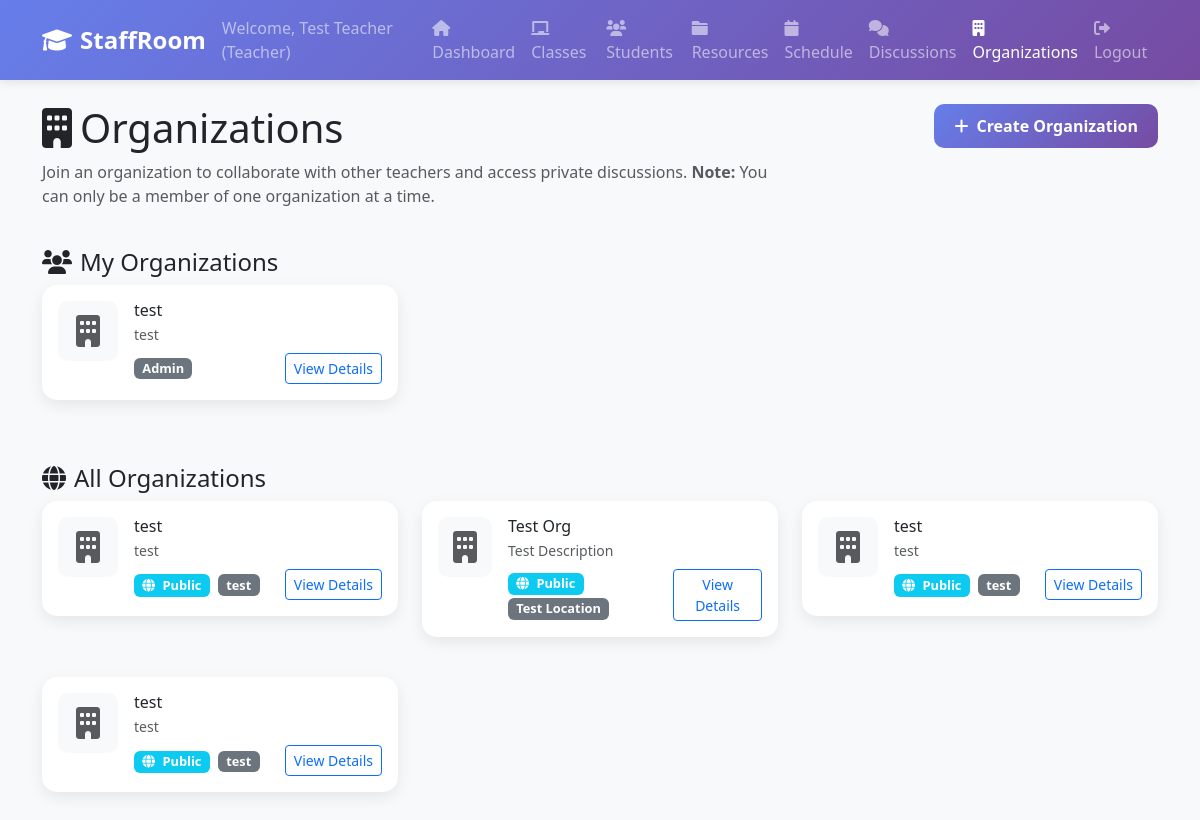
The app's page /organizations (signed in), older data.
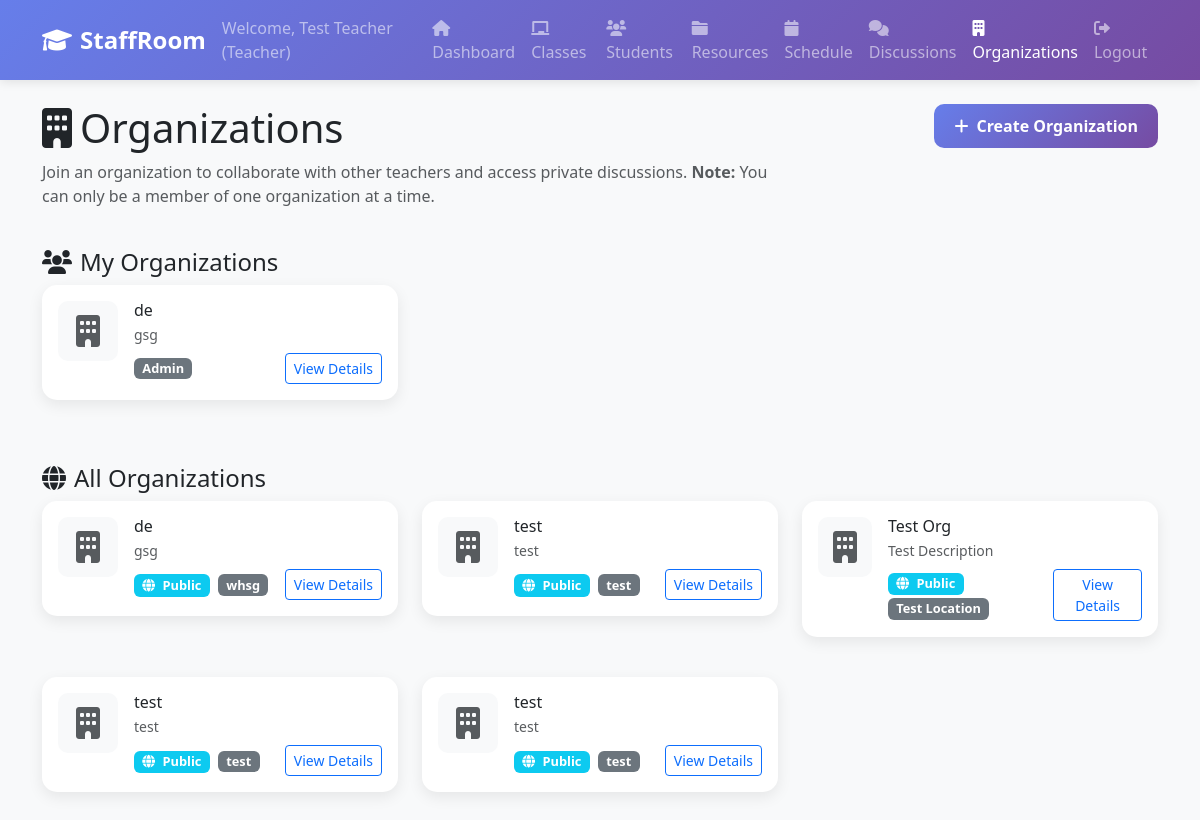
The same page, newer data.
### tables this page shows
CREATE TABLE organization_memberships (
                id INTEGER PRIMARY KEY AUTOINCREMENT,
                organization_id INTEGER NOT NULL,
                user_id INTEGER NOT NULL,
                role TEXT DEFAULT 'member' CHECK (role IN ('admin', 'moderator', 'member')),
                joined_at TIMESTAMP DEFAULT CURRENT_TIMESTAMP,
                FOREIGN KEY (organization_id) REFERENCES organizations (id),
                FOREIGN KEY (user_id) REFERENCES users (id),
                UNIQUE(organization_id, user_id)
            );

CREATE TABLE organizations (
                id INTEGER PRIMARY KEY AUTOINCREMENT,
                name TEXT NOT NULL,
                description TEXT,
                about TEXT,
                location TEXT,
                contact_email TEXT,
                contact_phone TEXT,
                website TEXT,
                logo_filename TEXT,
                logo_path TEXT,
                is_public BOOLEAN DEFAULT 1,
                discussion_privacy TEXT DEFAULT 'public' CHECK (discussion_privacy IN ('public', 'private')),
                created_by INTEGER NOT NULL,
                created_at TIMESTAMP DEFAULT CURRENT_TIMESTAMP,
                updated_at TIMESTAMP DEFAULT CURRENT_TIMESTAMP, banner_filename TEXT, banner_path TEXT,
                FOREIGN KEY (created_by) REFERENCES users (id)
            );

### web_app.py (the view)
@app.route('/organizations')
def organizations():
    if 'user_id' not in session:
        return redirect(url_for('login'))
    organizations = db.get_all_organizations()
    user_organizations = db.get_user_organizations(session['user_id'])
    return render_template('organizations.html',
                         organizations=organizations,
                         user_organizations=user_organizations,
                         can_create_org=session['user_type'] == 'teacher')

### web_app.py (called while the page is built)
    def get_connection(self):
        if self.db_path.startswith('postgresql://'):
            import psycopg2
            from psycopg2.extras import RealDictCursor
            conn = psycopg2.connect(self.db_path, cursor_factory=RealDictCursor)
        else:
            db_file = self.db_path.replace('sqlite:///', '')
            conn = sqlite3.connect(db_file)
            conn.row_factory = sqlite3.Row
        return conn

    def get_all_organizations(self):
        conn = self.get_connection()
        cursor = conn.execute("""
            SELECT o.*, u.first_name, u.last_name
            FROM organizations o
            JOIN users u ON o.created_by = u.id
            ORDER BY o.created_at DESC
        """)
        organizations = [dict(row) for row in cursor.fetchall()]
        conn.close()
        return organizations

    def get_user_organizations(self, user_id):
        conn = self.get_connection()
        cursor = conn.execute("""
            SELECT o.*, om.role, om.joined_at
            FROM organizations o
            JOIN organization_memberships om ON o.id = om.organization_id
            WHERE om.user_id = ?
            ORDER BY om.joined_at DESC
            LIMIT 1
        """, (user_id,))
        result = cursor.fetchone()
        conn.close()
        return [dict(result)] if result else []

### templates/organizations.html (shortened to what this page needs)
{% extends "common/base.html" %}
{% block content %}
        <div class="row mb-4">
            <div class="col-md-8">
                <h1><i class="fas fa-building me-2"></i>Organizations</h1>
                <p class="text-muted">Join an organization to collaborate with other teachers and access private discussions. <strong>Note:</strong> You can only be a member of one organization at a time.</p>
            </div>
            <div class="col-md-4 text-end">
                {% if can_create_org %}
                <button class="btn btn-primary" data-bs-toggle="modal" data-bs-target="#newOrganizationModal">
                    <i class="fas fa-plus me-2"></i>Create Organization
                </button>
                {% endif %}
            </div>
        </div>
        {% if user_organizations %}
        <div class="row mb-4">
            <div class="col-12">
                <h4><i class="fas fa-users me-2"></i>My Organizations</h4>
                <div class="row">
                    {% for org in user_organizations %}
                    <div class="col-md-6 col-lg-4 mb-3">
                        <div class="card organization-card">
                            <div class="card-body">
                                <div class="d-flex align-items-start">
                                    {% if org.logo_filename %}
                                    <img src="/download/{{ org.logo_filename }}" class="organization-logo me-3" alt="Logo">
                                    {% else %}
                                    <div class="organization-logo me-3 bg-light d-flex align-items-center justify-content-center">
                                        <i class="fas fa-building fa-2x text-muted"></i>
                                    </div>
                                    {% endif %}
                                    <div class="flex-grow-1">
                                        <h6 class="card-title mb-1">{{ org.name }}</h6>
                                        <p class="card-text small text-muted mb-2">{{ org.description[:100] }}{% if org.description|length > 100 %}...{% endif %}</p>
                                        <div class="d-flex justify-content-between align-items-center">
                                            <span class="badge bg-secondary privacy-badge">{{ org.role.title() }}</span>
                                            <a href="{{ url_for('organization_detail', org_id=org.id) }}" class="btn btn-sm btn-outline-primary">
                                                View Details
                                            </a>
                                        </div>
                                    </div>
                                </div>
                            </div>
                        </div>
                    </div>
                    {% endfor %}
                </div>
            </div>
        </div>
        {% endif %}
        <div class="row">
            <div class="col-12">
                <h4><i class="fas fa-globe me-2"></i>All Organizations</h4>
                {% if organizations %}
                    <div class="row">
                        {% for org in organizations %}
                        <div class="col-md-6 col-lg-4 mb-3">
                            <div class="card organization-card">
                                <div class="card-body">
                                    <div class="d-flex align-items-start">
                                        {% if org.logo_filename %}
                                        <img src="/download/{{ org.logo_filename }}" class="organization-logo me-3" alt="Logo">
                                        {% else %}
                                        <div class="organization-logo me-3 bg-light d-flex align-items-center justify-content-center">
                                            <i class="fas fa-building fa-2x text-muted"></i>
                                        </div>
                                        {% endif %}
                                        <div class="flex-grow-1">
                                            <h6 class="card-title mb-1">{{ org.name }}</h6>
                                            <p class="card-text small text-muted mb-2">{{ org.description[:100] }}{% if org.description|length > 100 %}...{% endif %}</p>
                                            <div class="d-flex justify-content-between align-items-center">
                                                <div>
                                                    <span class="badge bg-info privacy-badge me-1">
                                                        <i class="fas fa-{% if org.discussion_privacy == 'public' %}globe{% else %}lock{% endif %} me-1"></i>
                                                        {{ org.discussion_privacy.title() }}
                                                    </span>
                                                    <span class="badge bg-secondary privacy-badge">{{ org.location or 'Online' }}</span>
                                                </div>
                                                <a href="{{ url_for('organization_detail', org_id=org.id) }}" class="btn btn-sm btn-outline-primary">
                                                    View Details
                                                </a>
                                            </div>
                                        </div>
                                    </div>
                                </div>
                            </div>
                        </div>
                        {% endfor %}
                    </div>
                {% endif %}
            </div>
        </div>
{% endblock %}

### templates/common/base.html (shortened to what this page needs)
<!DOCTYPE html>
<html lang="en">
<head>
    <link href="https://cdn.jsdelivr.net/npm/bootstrap@5.3.0/dist/css/bootstrap.min.css" rel="stylesheet">
    <link href="https://cdnjs.cloudflare.com/ajax/libs/font-awesome/6.0.0/css/all.min.css" rel="stylesheet">
</head>
<body>
    {% include 'common/header.html' %}
    <div class="container mt-4">
        {% block content %}{% endblock %}
    </div>
</body>
</html>

### templates/common/header.html (shortened to what this page needs)
<nav class="navbar navbar-expand-lg navbar-dark">
    <div class="container">
        <a class="navbar-brand" href="{{ url_for('dashboard') }}">
            <i class="fas fa-graduation-cap me-2"></i>StaffRoom
        </a>
        <div class="navbar-nav ms-auto">
            <span class="navbar-text me-3">
                Welcome, {{ session.first_name }} {{ session.last_name }} ({{ session.user_type.title() }})
            </span>
            <a class="nav-link {% if request.endpoint == 'dashboard' %}active{% endif %}" href="{{ url_for('dashboard') }}">
                <i class="fas fa-home me-1"></i>Dashboard
            </a>
            <a class="nav-link {% if request.endpoint == 'classes' %}active{% endif %}" href="{{ url_for('classes') }}">
                <i class="fas fa-chalkboard me-1"></i>Classes
            </a>
            <a class="nav-link {% if request.endpoint == 'students' %}active{% endif %}" href="{{ url_for('students') }}">
                <i class="fas fa-users me-1"></i>Students
            </a>
            <a class="nav-link {% if request.endpoint == 'resources' %}active{% endif %}" href="{{ url_for('resources') }}">
                <i class="fas fa-folder me-1"></i>Resources
            </a>
            <a class="nav-link {% if request.endpoint == 'schedule' %}active{% endif %}" href="{{ url_for('schedule') }}">
                <i class="fas fa-calendar me-1"></i>Schedule
            </a>
            <a class="nav-link {% if request.endpoint == 'discussions' or request.endpoint == 'global_discussions' %}active{% endif %}" href="{{ url_for('discussions') }}">
                <i class="fas fa-comments me-1"></i>Discussions
            </a>
            <a class="nav-link {% if request.endpoint == 'organizations' %}active{% endif %}" href="{{ url_for('organizations') }}">
                <i class="fas fa-building me-1"></i>Organizations
            </a>
            <a class="nav-link" href="{{ url_for('logout') }}">
                <i class="fas fa-sign-out-alt me-1"></i>Logout
            </a>
        </div>
    </div>
</nav>

Row changes from the older to the newer data that the page shows:
removed organization_memberships: name "test", description "test", role "Admin"
added organization_memberships: name "de", description "gsg", role "Admin"
added organizations: name "de", description "gsg", discussion_privacy "Public", location "whsg"
